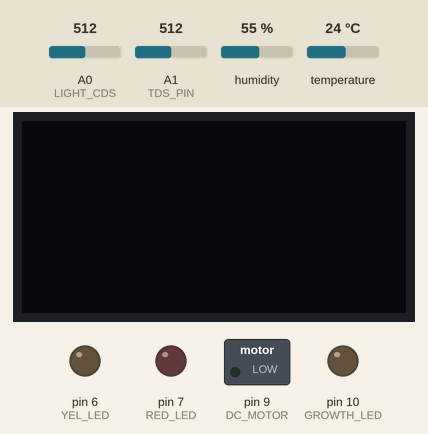
A sketch run on a simulated Arduino Uno, built with avr-gcc and run on an emulated ATmega328P. Parts: 128×64 one-colour display, switched loads named in the sketch (green lamp = pin HIGH), output pins drawn as LEDs (lit = HIGH). The test bench sets the inputs (shaded band); at power-on: humidity 55 %, A1 (TDS_PIN) = 512, A0 (LIGHT_CDS) = 512, temperature 24 °C. The local clock reads 2024-03-15 10:24:30 at power-on unless the sketch sets it; what the sketch prints to the serial monitor is not drawn.

Above: at 1.2 s.
1.3 s: humidity set to 58 %
At 5.9 s:
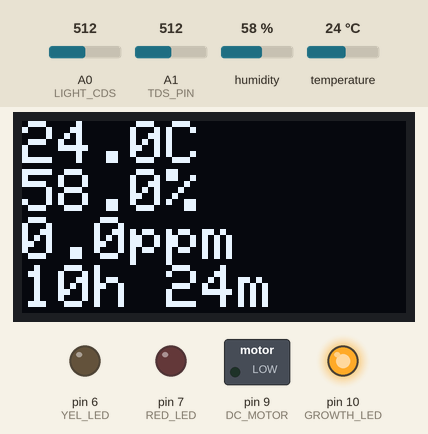
15.3 s: humidity set to 61 %
At 17.4 s:
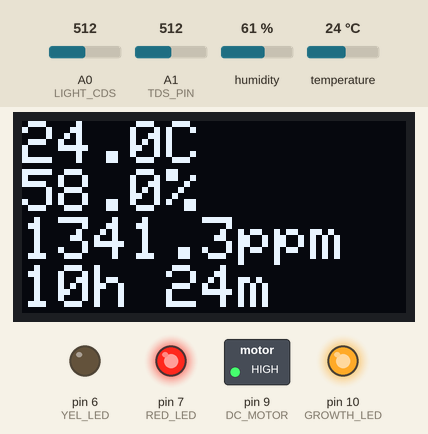
21.5 s: humidity set to 42 %
At 26.0 s:
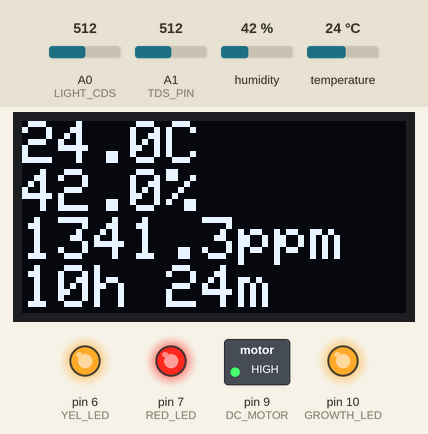
31.5 s: humidity set to 39 %
At 32.9 s:
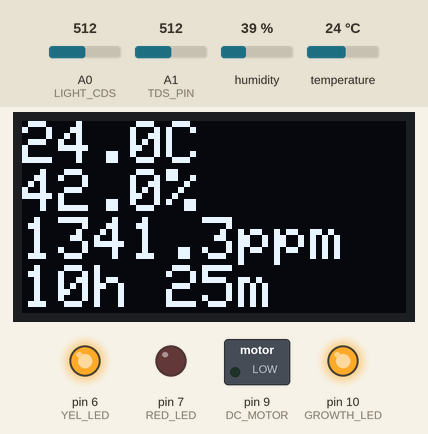
36.5 s: A1 (TDS_PIN) set to 716
At 41.1 s:
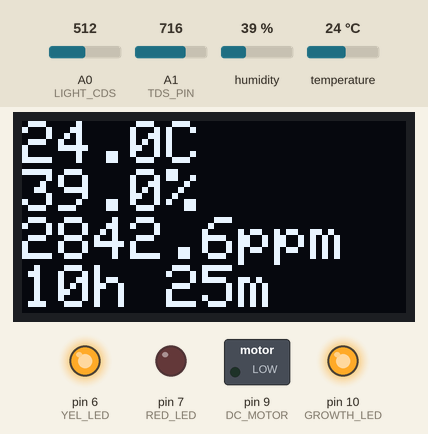
41.5 s: A1 (TDS_PIN) set to 810
At 51.1 s:
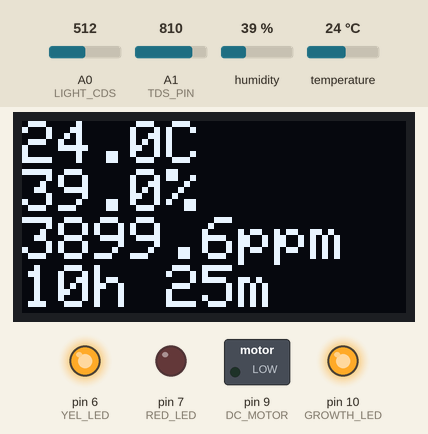
Timing chart, 0 to 52.6 s (numbered marks = the images above; inputs shaded):
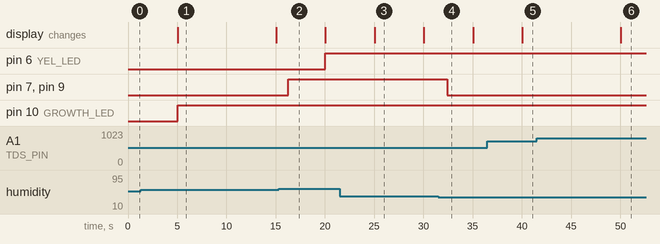

The sketch:

arduino_A_final_code.ino
```cpp
//-----[라이브러리 import]------------------------------------
// Rtc 시간 모듈
#include <RtcDS1302.h>
#include <ThreeWire.h>

// tds 라이브러리
#include <EEPROM.h>
#include "GravityTDS.h"

#include <SoftwareSerial.h>  //소프트웨어 시리얼 라이브러리 추가
#include <DHT.h>    //온습도 센서 라이브러리 추가

//OLED 라이브러리 추가
#include <Adafruit_GFX.h>
#include <Adafruit_SSD1306.h>
#include <Wire.h>


//-----[핀 번호 정의] ----------------------------------------
#define LIGHT_CDS A0  // CDS 조도센서(아날로그)
#define TDS_PIN A1    // tds 모듈(아날로그)

// Rtc 모듈 핀 지정
#define DS1302_CLK 2
#define DS1302_DAT 3
#define DS1302_RST 4

#define RED_LED 7   // 온습도 경고등(적색 LED) - 온습도가 지나치게 높을 때 점등
#define YEL_LED 6   // tds 경고등(황색 LED) - tds가 지나치게 높을 때 점등

// 온습도 센서
#define DHTPIN 8       // 온습도 센서 핀으로 설정
#define DHTTYPE DHT11  //온습도 센서 타입 설정

// 모터 모듈
#define DC_MOTOR 9     // DC모터를 제어할 릴레이 모듈 핀 번호

// 생장 LED
#define GROWTH_LED 10


//-----[객체 생성]--------------------------------------------
// 0.96인치 128x64 OLED
Adafruit_SSD1306 display(-1);  //4개의 핀을 가진 OLED 모듈은 RESET 핀이 없으므로 -1로 처리

// RTC 라이브러리 생성(객체 생성)
ThreeWire myWire(DS1302_DAT, DS1302_CLK, DS1302_RST);
RtcDS1302<ThreeWire> Rtc(myWire);

DHT dht(DHTPIN, DHTTYPE);  // DHT 센서 초기화

GravityTDS gravityTds;     // tds 센서 객체 선언


//-----[변수 설정]--------------------------------------------
// millis()를 위한 시간 변수 설정
unsigned long currTime = 0;
unsigned long sensorTime = 0;     // sensor print 제어
unsigned long growthTime = 0;     // 생장 LED 제어
unsigned long tdsTime = 0;        // TDS 센서 제어


//-----[setup]------------------------------------------------
void setup() {
  Serial.begin(115200);

  // Rtc 모듈 세팅
  Rtc.Begin();  //모듈 시작 선언
  RtcDateTime compiled = RtcDateTime(__DATE__, __TIME__);  //Rtc 시간 불러오기
  // 초기 세팅
  if (!Rtc.IsDateTimeValid()) Rtc.SetDateTime(compiled);
  if (Rtc.GetIsWriteProtected()) Rtc.SetIsWriteProtected(false);
  if (!Rtc.GetIsRunning()) Rtc.SetIsRunning(true);
  // 시간 세팅
  RtcDateTime now = Rtc.GetDateTime();
  if (now < compiled) Rtc.SetDateTime(compiled);

	pinMode(RED_LED, OUTPUT);     // 붉은 LED 핀을 출력으로 설정
  pinMode(DC_MOTOR, OUTPUT);    // DC 모터 제어 핀 출력용으로 설정
  pinMode(GROWTH_LED, OUTPUT);  // 생장 LED 핀 출력용으로 설정
  dht.begin();                  // 온습도 모듈 시작 선언

	//tds
  pinMode(YEL_LED, OUTPUT);      // tds 경고등 출력으로 설정
  gravityTds.setPin(TDS_PIN);
  gravityTds.setAref(5.0);       // ADC의 참조 전압 설정, 아두이노 UNO에서 기본값은 5.0V
  gravityTds.setAdcRange(1024);  // 10비트 ADC의 경우 1024, 12비트 ADC의 경우 4096
  gravityTds.begin();            // 초기화

  // 0x3C주소로 디스플레이 장치를 초기화
  display.begin(SSD1306_SWITCHCAPVCC, 0x3C);
  display.clearDisplay();
}


//-----[loop문]-----------------------------------------------
void loop() {
  currTime = millis();  // millis() 시작

	// 각종 센서값 읽기
  RtcDateTime now = Rtc.GetDateTime();        // RTC 모듈로부터 현재 시간 얻기
  int lightValue = analogRead(LIGHT_CDS);     // CDS 조도값
  float tdsValue = gravityTds.getTdsValue();  // TDS 값 가져오기
  float humidity = dht.readHumidity();        // 습도
  float temperature = dht.readTemperature();  // 온도
  // 온습도를 읽지 못하는 경우 반복문 건너뛰기
  if (isnan(humidity) || isnan(temperature)) {
    return;
  }

  // 5초 간격으로 OLED 및 Serial에 센서값 표시
	if (currTime - sensorTime >= 5000) {
    sensorTime = currTime;

    // OLED
    display.clearDisplay();  // 화면 초기화
    display.setTextSize(2);  // 폰트 크기 설정
    display.setTextColor(WHITE);
    display.setCursor(0, 0);       // 출력 위치 설정
    display.print(temperature,1);  // 온도 데이터(소수점 첫째 자리) 출력
    display.println("C");          // 온도 기호(C) 출력
    display.print(humidity,1);     // 습도 데이터(소수점 첫째 자리) 출력
    display.println("%");          // 습도 기호(%) 출력
    display.print(tdsValue,1);     // tds 데이터(소수점 첫째 자리) 출력
		display.println("ppm");        // tds 기호(ppm) 출력
    display.print(now.Hour());
    display.print("h ");
    display.print(now.Minute());
    display.println("m");
    display.display();

    // Serial
    char dt[26];
    sprintf(dt, "%02u/%02u %02u:%02u:%02u", now.Month(), now.Day(), now.Hour(), now.Minute(), now.Second());
    Serial.print(dt);
    Serial.print("  온도: ");
		Serial.print(temperature);  // 온도
    Serial.print("C");
    Serial.print("  습도: ");
		Serial.print(humidity);  // 습도
    Serial.print("%");
    Serial.print("  조도: ");
    Serial.print(lightValue);  // 조도
    Serial.print("  TDS: ");
		Serial.print(tdsValue, 0);  // tds
    Serial.println("ppm");
  }

	// 온습도에 따른 환기팬 제어
  if (temperature >= 27.0 || humidity >= 60) {
    digitalWrite(DC_MOTOR, HIGH);  // 릴레이 모듈을 사용하여 DC모터(환기팬) 작동
    digitalWrite(RED_LED, HIGH);   // 경고등 켜기
  } else if (temperature <= 26.3 && humidity <= 40) {
    digitalWrite(DC_MOTOR, LOW);   // DC모터(환기팬) 작동 중지
    digitalWrite(RED_LED, LOW);    // 경고등 끄기
  }

	// 10초마다 tds 보정 및 경고등 제어
  if (currTime - tdsTime >= 10000) {  // 마지막 측정 시간으로부터 10초가 경과했는지 확인
    tdsTime = currTime;  // 마지막 측정 시간 업데이트

    gravityTds.setTemperature(temperature);  // 온도 설정 및 온도 보정 실행
    gravityTds.update();  // 샘플링 및 계산

    // TDS 값이 600ppm 이상일 경우 경고등(황색) 켜기
    if (tdsValue >= 800) {
        digitalWrite(YEL_LED, HIGH);  // 경고등(황색) 켜기
    } else {
        digitalWrite(YEL_LED, LOW);   // 경고등(황색) 끄기
    }
	}

	// 식물 생장 LED 제어
  if (currTime - growthTime >= 5000)
  {
    growthTime = currTime;
    // 6:00 ~ 21:00 사이 조도값에 따른 LED 제어
	  if (now.Hour() >= 6 && now.Hour() < 21 && lightValue <= 800) {
	    digitalWrite(GROWTH_LED, HIGH);  // 낮 동안 조도값이 낮으면 LED 켜기
	  } else if ((now.Hour() >= 21 || now.Hour() < 6) && lightValue > 800) {
	    digitalWrite(GROWTH_LED, LOW);   // 밤 동안 조도값이 높으면 LED 끄기
	  }
  }

}
```

Measured:
- the behaviour switches between 59 and 60 % on humidity (found by bisection; images 1 and 2)
- the behaviour switches between 41 and 40 % on humidity (found by bisection; images 3 and 4)
- after the input at 15.3 s, pin 7 (RED_LED), pin 9 (DC_MOTOR): LOW → HIGH after 0.95 s
- after the input at 21.5 s, the display: changes after 3.5 s (image 3)
- after the input at 31.5 s, pin 7 (RED_LED), pin 9 (DC_MOTOR): HIGH → LOW after 0.94 s
- after the input at 36.5 s, the display: changes after 3.5 s (image 5)
- after the input at 41.5 s, the display: changes after 8.5 s (image 6)
